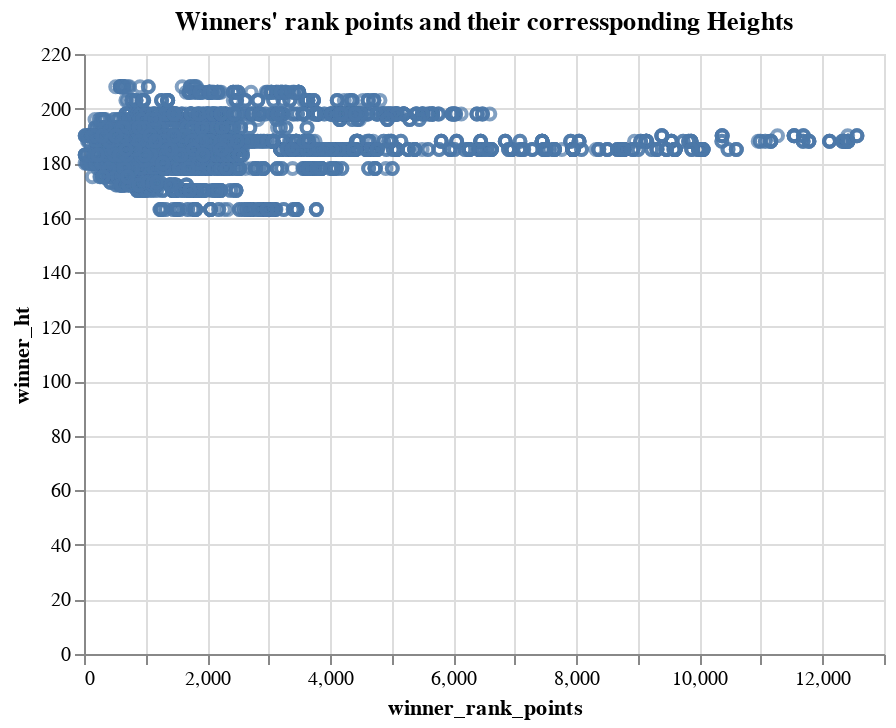

The cell this chart's notebook holds for it:
### Code cell
import altair as alt

x = 'winner_rank_points'
y = 'winner_ht'

plot = alt.Chart(tennis_data_3).mark_point().encode(
    x = x,
    y = y
).properties(
    title = "Winners' rank points and their corressponding Heights"
)
plot

### Figure 1 — Vega-Lite specification as saved in the notebook (floating-point values rounded to 4 significant figures; data arrays with more than 128 entries replaced by an {"elided": "..."} marker saying what was removed)
{"config": {"view": {"continuousWidth": 400, "continuousHeight": 300}}, "data": {"name": "data-05bcc3a8ec35fbeaed9c8b90e4818451"}, "mark": "point", "encoding": {"x": {"field": "winner_rank_points", "type": "quantitative"}, "y": {"field": "winner_ht", "type": "quantitative"}}, "title": "Winners' rank points and their corressponding Heights", "$schema": "https://vega.github.io/schema/vega-lite/v4.17.0.json", "datasets": {"data-05bcc3a8ec35fbeaed9c8b90e4818451": {"elided": "4667 records"}}}
